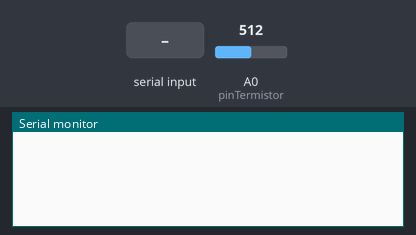
Recording of a sketch running on a simulated Arduino Uno, built with avr-gcc and run on an emulated ATmega328P. On the bench: the last lines printed to the serial monitor. The inputs (shaded band) are chosen by the test bench; at power-on: A0 (pinTermistor) = 512.

Above: at 1.0 s.
1.1 s: "90,45\n" received over Serial
At 1.9 s:
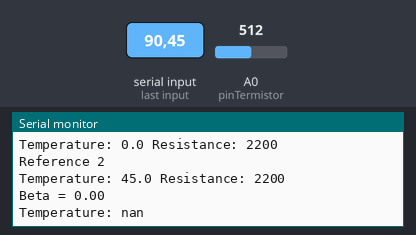
2.6 s: A0 (pinTermistor) set to 716
At 3.7 s:
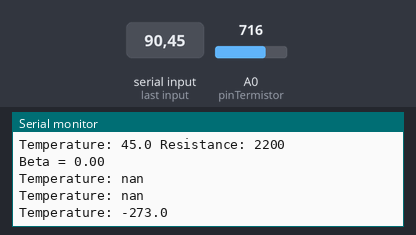

Measured:
- after the input at 1.1 s, the serial monitor: prints a new line at once (image 1)
- after the input at 2.6 s, the serial monitor: prints a new line after 0.52 s (image 2)

The sketch:

thermistor_arduino.ino
```cpp
// Thermistor Example

#include <math.h>

// Thermistor connection
const int pinTermistor = A0;

// Circuit Parameters
const float Vcc = 3.3;
const float R = 2200.0;

// Thermistor parameters
float beta;
float rx;
float rt1, t1, rt2, t2;

// Returns the thermistor resistance
// uses a mean of 20 ADC readings
float getResistance() {
  uint32_t sum = 0;
  for (int i = 0; i < 20; i++) {
    sum += analogRead(pinTermistor);
  }
  float v = (Vcc*sum)/(20*1024.0);
  return R*(Vcc-v)/v;
}

// Gets a reference temperature
void getReference(float &t, float &r) {
  Serial.print("Temperature: ");
  // Wait for a response
  while (Serial.available() == 0) {
    delay(100);
  }
  t = Serial.parseFloat();
  Serial.print(t, 1);
  t += 273.0;
  r = getResistance();
  Serial.print(" Resistance: ");
  Serial.println(r, 0);
}

// Initialization
void setup() {
  Serial.begin(115200);
  Serial.setTimeout(10000);
  // Wait for user to press Enter
  while (Serial.read() == -1) {
    delay(100);
  }

  // Get references
  Serial.println("Reference 1");
  getReference (t1, rt1);
  Serial.println("Reference 2");
  getReference (t2, rt2);

  // Compute beta and rx
  beta = log(rt1/rt2)/((1/t1)-(1/t2));
  Serial.print("Beta = ");
  Serial.println(beta, 2);
  rx = rt1 * exp(-beta/t1);
}

// Main Loop
void loop() {
  float rt = getResistance();
  float t = beta / log(rt/rx);
  Serial.print("Temperature: ");
  Serial.println(t-273.0, 1);
  delay (1000);
} 
```
